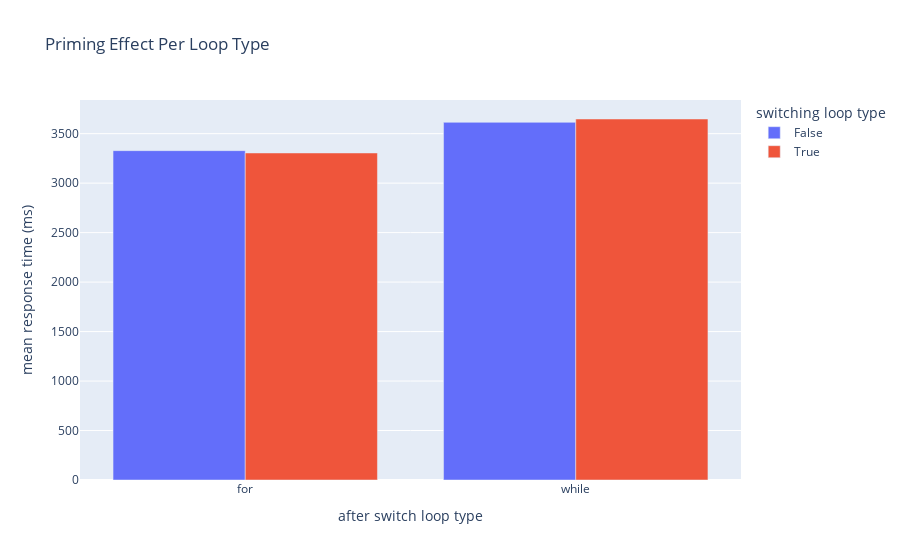

Notebook code for this chart:
### Code cell
switch_basic_for_fig = switching_diff_basic.reset_index()
px.bar(switch_basic_for_fig, x='loop_type', y='mean_response_time', color='loop_type_switch', barmode='group'
        , title='Priming Effect Per Loop Type', labels={'loop_type': 'after switch loop type'
                                                                      , 'mean_response_time': 'mean response time (ms)'
                                                                      , 'loop_type_switch': 'switching loop type'
                                                                      })

### Figure 1 — Plotly figure (JSON) as saved in the notebook; plotly's stock layout.template omitted (floating-point values rounded to 4 significant figures)
{"data": [{"alignmentgroup": "True", "hovertemplate": "switching loop type=False<br>after switch loop type=%{x}<br>mean response time (ms)=%{y}<extra></extra>", "legendgroup": "False", "marker": {"color": "#636efa", "pattern": {"shape": ""}}, "name": "False", "offsetgroup": "False", "orientation": "v", "showlegend": true, "textposition": "auto", "type": "bar", "x": ["for", "while"], "xaxis": "x", "y": [3328.0, 3614.0], "yaxis": "y"}, {"alignmentgroup": "True", "hovertemplate": "switching loop type=True<br>after switch loop type=%{x}<br>mean response time (ms)=%{y}<extra></extra>", "legendgroup": "True", "marker": {"color": "#EF553B", "pattern": {"shape": ""}}, "name": "True", "offsetgroup": "True", "orientation": "v", "showlegend": true, "textposition": "auto", "type": "bar", "x": ["for", "while"], "xaxis": "x", "y": [3305.0, 3648.0], "yaxis": "y"}], "layout": {"barmode": "group", "legend": {"title": {"text": "switching loop type"}, "tracegroupgap": 0}, "title": {"text": "Priming Effect Per Loop Type"}, "xaxis": {"anchor": "y", "domain": [0, 1], "title": {"text": "after switch loop type"}}, "yaxis": {"anchor": "x", "domain": [0, 1], "title": {"text": "mean response time (ms)"}}}}
